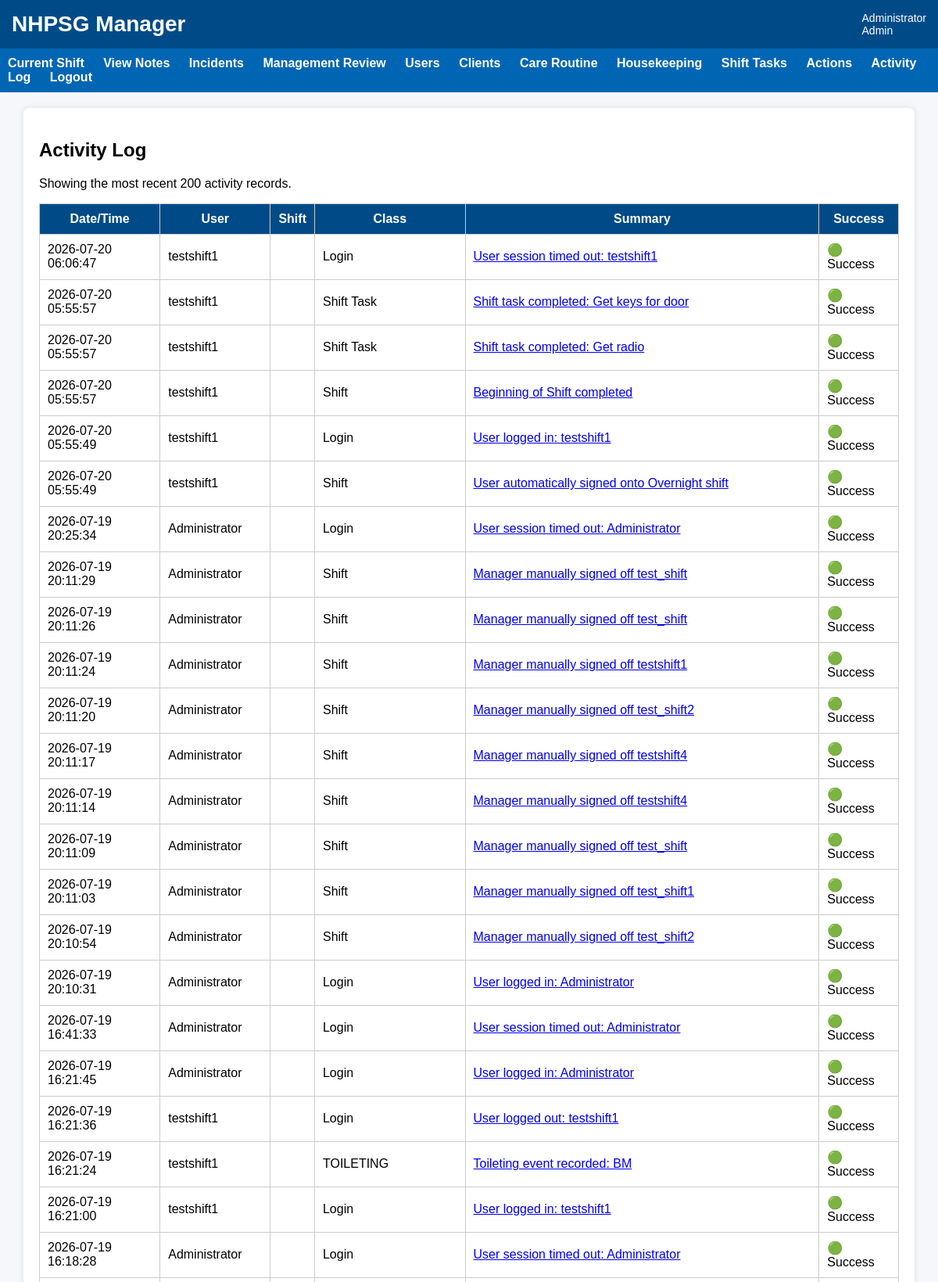
The page /activity-log (signed in, upper part) on the database its author committed.
### tables this page shows
CREATE TABLE users (
    user_id INTEGER PRIMARY KEY AUTOINCREMENT,
    username TEXT UNIQUE NOT NULL,
    password_hash TEXT NOT NULL,
    full_name TEXT NOT NULL,
    role TEXT NOT NULL,
    active INTEGER NOT NULL DEFAULT 1
, must_change_password INTEGER NOT NULL DEFAULT 0, password_reset_at TEXT, password_reset_by INTEGER, last_password_changed_at TEXT);

CREATE TABLE "activity_log" (
	"activity_id"	INTEGER,
	"activity_datetime"	TEXT DEFAULT CURRENT_TIMESTAMP,
	"activity_class"	TEXT NOT NULL,
	"activity_type"	TEXT NOT NULL,
	"user_id"	INTEGER,
	"client_id"	INTEGER,
	"shift_id"	INTEGER,
	"related_table"	TEXT,
	"related_id"	INTEGER,
	"summary"	TEXT NOT NULL,
	"details"	TEXT,
	"created_at"	TEXT DEFAULT CURRENT_TIMESTAMP, success INTEGER DEFAULT 1,
	PRIMARY KEY("activity_id" AUTOINCREMENT)
);

### app.py (the view)
@app.route("/activity-log")
def activity_log():
    if "user_id" not in session:
        return redirect(url_for("login"))
    if session["role"] not in ["Admin", "Program Manager", "Director"]:
        return "Access denied", 403
    conn = get_db()
    logs = conn.execute("""
        SELECT
            al.*,
            u.full_name,
            c.client_name
        FROM activity_log al
        LEFT JOIN users u ON al.user_id = u.user_id
        LEFT JOIN clients c ON al.client_id = c.client_id
        ORDER BY al.activity_datetime DESC
        LIMIT 200
    """).fetchall()
    conn.close()
    return render_template("activity_log.html", logs=logs)

### app.py (called while the page is built, shortened)
@app.before_request
def enforce_session_timeout():
    if "user_id" not in session:
        return None
    if request.endpoint in [
        "static",
        "login",
        "logout",
        "session_timeout"
    ]:
        return None
    current_time = time.time()
    last_activity = session.get("last_activity")
    if last_activity is not None:
        inactive_seconds = current_time - last_activity
    session["last_activity"] = current_time
    return None

@app.context_processor
def inject_session_timeout_settings():
    return {
        "session_timeout_seconds": SESSION_TIMEOUT_SECONDS,
        "session_warning_seconds": SESSION_WARNING_SECONDS
    }

def get_db():
    print("Using database:", os.path.abspath(DB_NAME))
    conn = sqlite3.connect(DB_NAME)
    conn.row_factory = sqlite3.Row
    return conn

### templates/activity_log.html (shortened to what this page needs)
{% extends "base.html" %}
{% block content %}
<div class="card">
    <h2>Activity Log</h2>
    <p>Showing the most recent 200 activity records.</p>
    {% if logs %}
        <table>
            <tr>
                <th>Date/Time</th>
                <th>User</th>
                <th>Shift</th>
				<th>Class</th>
                <th>Summary</th>
				<th>Success</th>
            </tr>
            {% for log in logs %}
            <tr>
				<td>{{ log.activity_datetime }}</td>
				<td>{{ log.full_name or "" }}</td>
				<td>
					{% if log.shift_id %}
						{{ log.shift_type }}<br>
					{% endif %}
				</td>
				<td>
					{% if log.activity_class == "LOGIN" %}
						Login
					{% elif log.activity_class == "SHIFT" %}
						Shift
					{% elif log.activity_class == "SHIFT_TASK" %}
						Shift Task
					{% elif log.activity_class == "CARE" %}
						Care Routine
					{% elif log.activity_class == "NOTE" %}
						Staff Note
					{% elif log.activity_class == "INCIDENT" %}
						Incident
					{% elif log.activity_class == "ADMIN" %}
						Administration
					{% else %}
						{{ log.activity_class }}
					{% endif %}
				</td>
				<td>
					<a href="/activity-log/{{ log.activity_id }}">
						{{ log.summary }}
					</a>
				</td>
				<td>
					{% if log.success %}
						🟢 Success
					{% else %}
						🔴 Failed
					{% endif %}
				</td>
			</tr>
            {% endfor %}
        </table>
    {% else %}
        <p>No activity records found.</p>
    {% endif %}
</div>
{% endblock %}

### templates/base.html (shortened to what this page needs)
<!DOCTYPE html>
<html>
<head>
    <link rel="stylesheet"
          href="{{ url_for('static', filename='css/style.css') }}">
</head>
<body>
<div class="header">
    <div class="title">
        NHPSG Manager
    </div>
    <div class="user">
        {% if session.full_name %}
            {{ session.full_name }}
            <br>
            {{ session.role }}
        {% endif %}
    </div>
</div>
{% if session.user_id %}
<div class="nav">
    <a href="{{ url_for('dashboard') }}">
        Current Shift
    </a>
    <a href="{{ url_for('shift_notes') }}">
        View Notes
    </a>
    <a href="{{ url_for('incident_list') }}">
        Incidents
    </a>
    {% if session.role in ["Admin", "Program Manager", "Director"] %}
        <a href="{{ url_for('manager_review_hub') }}">
            Management Review
        </a>
        <a href="{{ url_for('users') }}">
            Users
        </a>
        <a href="{{ url_for('clients') }}">
            Clients
        </a>
        <a href="{{ url_for('care_tasks') }}">
            Care Routine
        </a>
        <a href="{{ url_for('housekeeping_tasks') }}">
            Housekeeping
        </a>
        <a href="{{ url_for('shift_tasks') }}">
            Shift Tasks
        </a>
        <a href="{{ url_for('actions') }}">
            Actions
        </a>
        <a href="{{ url_for('activity_log') }}">
            Activity Log
        </a>
    {% endif %}
    <a href="{{ url_for('logout') }}">
        Logout
    </a>
</div>
{% endif %}
<div class="container">
{% block content %}
{% endblock %}
</div>
</body>
</html>

### static/css/style.css (style rules this page uses)
body { font-family: Arial, Helvetica, sans-serif; margin:0; background:#f5f7fa; }
.header { background:#004b87; color:white; padding:15px; display:flex; justify-content:space-between; align-items:center; }
.title { font-size:28px; font-weight:bold; }
.user { font-size:14px; }
.nav { background:#0066b3; padding:10px; }
.nav a { color:white; text-decoration:none; margin-right:20px; font-weight:bold; }
.container { width:95%; margin:auto; margin-top:20px; }
.card { background:white; padding:20px; border-radius:8px; box-shadow:0px 0px 8px rgba(0,0,0,0.1); margin-bottom:20px; }
table { width:100%; border-collapse:collapse; }
th { background:#004b87; color:white; }
td,th { padding:10px; border:1px solid #cccccc; }

### rows shown on the page
users: full_name "Administrator"
activity_log: activity_datetime "2026-07-20 06:06:47", full_name "testshift1", activity_class "Login", summary "User session timed out: testshift1", success "🟢 Success"
activity_log: activity_datetime "2026-07-20 05:55:57", full_name "testshift1", activity_class "Shift Task", summary "Shift task completed: Get keys for door", success "🟢 Success"
activity_log: activity_datetime "2026-07-20 05:55:57", full_name "testshift1", activity_class "Shift Task", summary "Shift task completed: Get radio", success "🟢 Success"
activity_log: activity_datetime "2026-07-20 05:55:57", full_name "testshift1", activity_class "Shift", summary "Beginning of Shift completed", success "🟢 Success"
activity_log: activity_datetime "2026-07-20 05:55:49", full_name "testshift1", activity_class "Login", summary "User logged in: testshift1", success "🟢 Success"
activity_log: activity_datetime "2026-07-20 05:55:49", full_name "testshift1", activity_class "Shift", summary "User automatically signed onto Overnight shift", success "🟢 Success"
activity_log: activity_datetime "2026-07-19 20:25:34", full_name "Administrator", activity_class "Login", summary "User session timed out: Administrator", success "🟢 Success"
activity_log: activity_datetime "2026-07-19 20:11:29", full_name "Administrator", activity_class "Shift", summary "Manager manually signed off test_shift", success "🟢 Success"
activity_log: activity_datetime "2026-07-19 20:11:26", full_name "Administrator", activity_class "Shift", summary "Manager manually signed off test_shift", success "🟢 Success"
activity_log: activity_datetime "2026-07-19 20:11:24", full_name "Administrator", activity_class "Shift", summary "Manager manually signed off testshift1", success "🟢 Success"
activity_log: activity_datetime "2026-07-19 20:11:20", full_name "Administrator", activity_class "Shift", summary "Manager manually signed off test_shift2", success "🟢 Success"
activity_log: activity_datetime "2026-07-19 20:11:17", full_name "Administrator", activity_class "Shift", summary "Manager manually signed off testshift4", success "🟢 Success"
activity_log: activity_datetime "2026-07-19 20:11:14", full_name "Administrator", activity_class "Shift", summary "Manager manually signed off testshift4", success "🟢 Success"
activity_log: activity_datetime "2026-07-19 20:11:09", full_name "Administrator", activity_class "Shift", summary "Manager manually signed off test_shift", success "🟢 Success"
activity_log: activity_datetime "2026-07-19 20:11:03", full_name "Administrator", activity_class "Shift", summary "Manager manually signed off test_shift1", success "🟢 Success"
activity_log: activity_datetime "2026-07-19 20:10:54", full_name "Administrator", activity_class "Shift", summary "Manager manually signed off test_shift2", success "🟢 Success"
activity_log: activity_datetime "2026-07-19 20:10:31", full_name "Administrator", activity_class "Login", summary "User logged in: Administrator", success "🟢 Success"
activity_log: activity_datetime "2026-07-19 16:41:33", full_name "Administrator", activity_class "Login", summary "User session timed out: Administrator", success "🟢 Success"
activity_log: activity_datetime "2026-07-19 16:21:45", full_name "Administrator", activity_class "Login", summary "User logged in: Administrator", success "🟢 Success"
activity_log: activity_datetime "2026-07-19 16:21:36", full_name "testshift1", activity_class "Login", summary "User logged out: testshift1", success "🟢 Success"
activity_log: activity_datetime "2026-07-19 16:21:24", full_name "testshift1", activity_class "TOILETING", summary "Toileting event recorded: BM", success "🟢 Success"
activity_log: activity_datetime "2026-07-19 16:21:00", full_name "testshift1", activity_class "Login", summary "User logged in: testshift1", success "🟢 Success"
activity_log: activity_datetime "2026-07-19 16:18:28", full_name "Administrator", activity_class "Login", summary "User session timed out: Administrator", success "🟢 Success"

### other values the page prints
{{ session.role }} "Admin"
